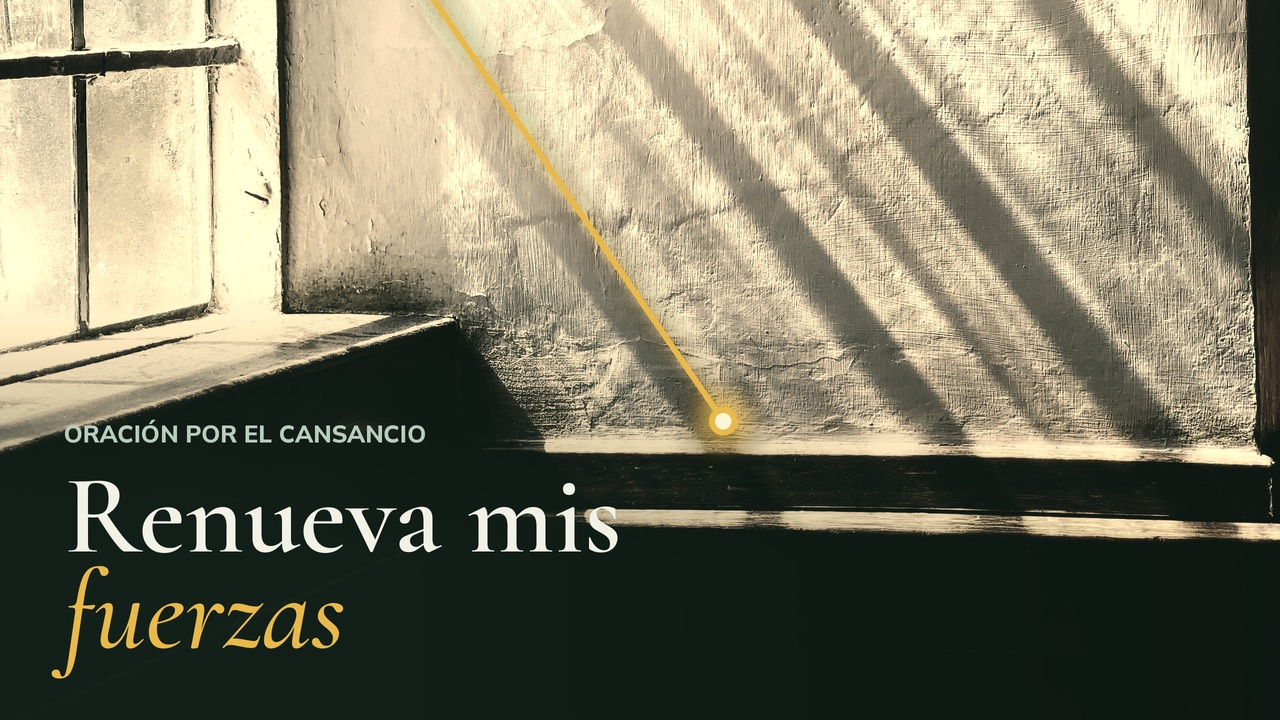

Source code (Python):
"""Miniatura de YouTube (1280x720) de «Renueva nuestras fuerzas». Hora Sanación, composición Ventana.

Uso: python3 -I miniatura.py <foto.jpg> <carpeta_fuentes> <salida.jpg>
"""
import sys, os
import numpy as np
from PIL import Image, ImageDraw, ImageFont, ImageFilter

FOTO, FUENTES, SALIDA = sys.argv[1:4]
S = 2; W, H = 1280 * S, 720 * S

# Recorte horizontal de la foto vertical: pared con los rayos arriba, alféizar y madera oscura abajo
im = Image.open(FOTO).convert("RGB"); w, h = im.size
top = int(h * 0.50)
im = im.crop((0, top, w, top + int(w * 9 / 16))).resize((W, H), Image.LANCZOS)

# Gradación Sanación: sombras hacia el verde profundo del fondo, luces hacia el oro de vela
FONDO, ORO_LUZ = np.array([23, 39, 31], np.float32), np.array([255, 226, 178], np.float32)
a = np.asarray(im).astype(np.float32) / 255
L = (0.30 * a[..., 0] + 0.59 * a[..., 1] + 0.11 * a[..., 2])[..., None]
L2 = L ** 1.45                                     # baja los medios: la luz queda solo en los rayos
a = a * (L2 / np.maximum(L, 1e-4))
calido = ORO_LUZ / 255 * L2 * 1.18                 # el blanco azulado de la pared pasa a luz de vela
a = a * 0.2 + calido * 0.8
sombra = (1 - L2) ** 2.2
a = a * (1 - 0.55 * sombra) + FONDO / 255 * 0.55 * sombra
# Velo abajo a la izquierda, donde va el titular
yy, xx = np.mgrid[0:H, 0:W] / np.array([H, W])[:, None, None]
velo = np.clip((yy - 0.38) / 0.40, 0, 1) * np.clip(1.15 - xx * 1.1, 0, 1)
a = a * (1 - 0.6 * velo[..., None]) + FONDO / 255 * 0.6 * velo[..., None]
im = Image.fromarray((a.clip(0, 1) * 255).astype(np.uint8)).convert("RGBA")

def fuente(nombre, peso, px):
    f = ImageFont.truetype(os.path.join(FUENTES, nombre), px); f.set_variation_by_axes([peso]); return f
disp = fuente("CormorantGaramond%5Bwght%5D.ttf", 600, 112 * S)
ital = fuente("CormorantGaramond-Italic%5Bwght%5D.ttf", 500, 112 * S)
sans = fuente("Mulish%5Bwght%5D.ttf", 800, 24 * S)
TEXTO, SUAVE, HILO, DESTELLO = (242, 241, 230), (184, 205, 190), (233, 185, 73), (255, 244, 214)

# Hilo de Luz: entra por arriba siguiendo un rayo de la ventana y se posa en el zócalo
p1 = (int(1280 * 0.565) * S, int(720 * 0.585) * S)
p0 = (p1[0] - int(p1[1] / 1.42), -10 * S)
halo = Image.new("RGBA", (W, H), (0, 0, 0, 0)); gd = ImageDraw.Draw(halo)
gd.line([p0, p1], fill=HILO + (150,), width=16 * S)
gd.ellipse([p1[0] - 34 * S, p1[1] - 34 * S, p1[0] + 34 * S, p1[1] + 34 * S], fill=HILO + (170,))
im.alpha_composite(halo.filter(ImageFilter.GaussianBlur(12 * S)))
d = ImageDraw.Draw(im)
d.line([p0, p1], fill=HILO, width=6 * S)
r = 14 * S
d.ellipse([p1[0] - r, p1[1] - r, p1[0] + r, p1[1] + r], fill=DESTELLO, outline=HILO, width=6 * S)

# Etiqueta + titular abajo a la izquierda (la esquina derecha queda libre para la duración)
x0, y = 64 * S, 418 * S
d.text((x0, y), "ORACIÓN POR EL CANSANCIO", font=sans, fill=SUAVE)
y += 30 * S
d.text((x0, y), "Renueva mis", font=disp, fill=TEXTO)
d.text((x0, y + 96 * S), "fuerzas", font=ital, fill=HILO)
im.convert("RGB").resize((1280, 720), Image.LANCZOS).save(SALIDA, quality=94)
print("listo", SALIDA)
